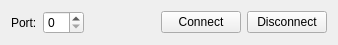
<?xml version="1.0" encoding="UTF-8"?>
<ui version="4.0">
 <class>MainBox</class>
 <widget class="QWidget" name="MainBox">
  <property name="geometry">
   <rect>
    <x>0</x>
    <y>0</y>
    <width>338</width>
    <height>45</height>
   </rect>
  </property>
  <property name="sizePolicy">
   <sizepolicy hsizetype="Preferred" vsizetype="Fixed">
    <horstretch>0</horstretch>
    <verstretch>0</verstretch>
   </sizepolicy>
  </property>
  <property name="windowTitle">
   <string>Dialog</string>
  </property>
  <layout class="QHBoxLayout" name="horizontalLayout">
   <item>
    <widget class="QLabel" name="label">
     <property name="sizePolicy">
      <sizepolicy hsizetype="Fixed" vsizetype="Preferred">
       <horstretch>0</horstretch>
       <verstretch>0</verstretch>
      </sizepolicy>
     </property>
     <property name="text">
      <string>Port:</string>
     </property>
    </widget>
   </item>
   <item>
    <widget class="QSpinBox" name="sb_port"/>
   </item>
   <item>
    <spacer name="horizontalSpacer">
     <property name="orientation">
      <enum>Qt::Horizontal</enum>
     </property>
     <property name="sizeHint" stdset="0">
      <size>
       <width>231</width>
       <height>20</height>
      </size>
     </property>
    </spacer>
   </item>
   <item>
    <widget class="QPushButton" name="btn_connect">
     <property name="text">
      <string>Connect</string>
     </property>
    </widget>
   </item>
   <item>
    <widget class="QPushButton" name="btn_disconnect">
     <property name="text">
      <string>Disconnect</string>
     </property>
    </widget>
   </item>
  </layout>
 </widget>
 <resources/>
 <connections/>
</ui>
